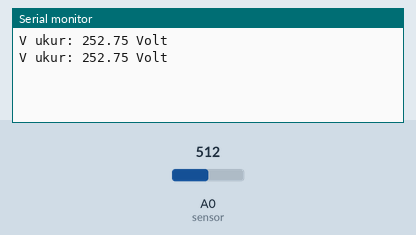
This sketch was run on a simulated Arduino Uno, built with avr-gcc and run on an emulated ATmega328P. Parts: the last lines printed to the serial monitor. Inputs (shaded band) come from the test bench; at power-on: A0 (sensor) = 512.

Above: at 1.8 s.
1.9 s: A0 (sensor) set to 716
At 2.8 s:
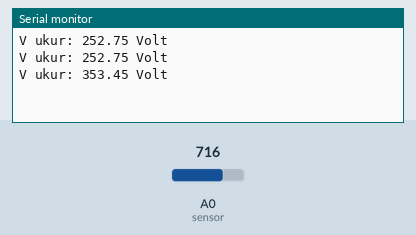
3.4 s: A0 (sensor) set to 900
At 4.4 s:
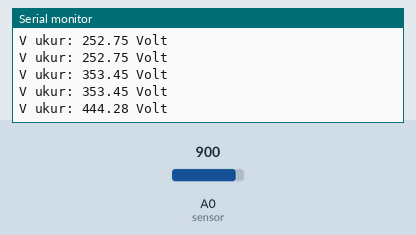
Timing chart, 0 to 6.4 s (numbered marks = the images above; inputs shaded):
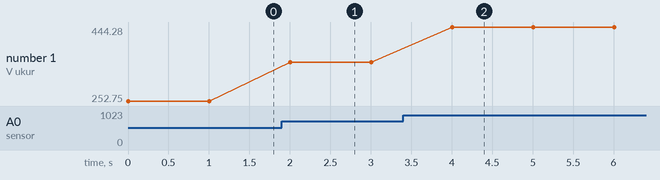

The sketch:

projek_voltmeter_serial1.ino
```cpp
//sensor tegangan
int sensor = A0;
float R1 = 100000;
float R2 = 1000;
void setup()
{
Serial.begin(9600);
pinMode(sensor, INPUT);
}
void loop()
{
//mengukur tegangan
float adc = analogRead(sensor);
float Vadc = 5 * adc / 1023;
float V_ukur = Vadc * (R1 + R2) / R2;
//menampilkan tegangan dalam serial
Serial.print("V ukur: ");
Serial.print(V_ukur);
Serial.println(" Volt");
delay(1000);
}
```

Measured:
- after the input at 1.9 s, the serial monitor: prints a new line after 0.10 s (image 1)
- after the input at 3.4 s, the serial monitor: prints a new line after 0.60 s (image 2)
- plotted number 1: 252.75 → 353.45 after the input at 1.9 s, 353.45 → 444.28 after the input at 3.4 s
